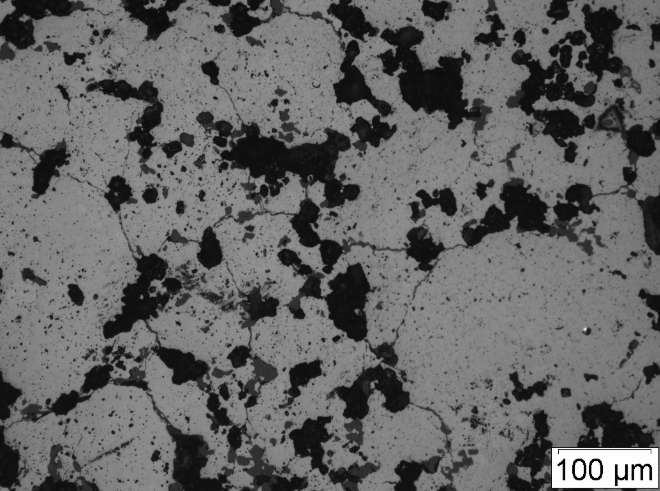
#> input picture Optimization_3D_structure/EXP IMG/connected_77.png, 660 x 491 px
$ python -i statistics.py   (imports and definitions only)
#> lines starting #> are read from the running program, lines starting #| are printed output that depends on the picture; after the words box and inside, x2 and y2 are one past the last pixel; in counts of white or black regions, pixels touching at a corner belong together
"""
core/statistics.py
==================
Statistical comparison functions for morphological validation of simulated
microstructures against experimental images (SEM, tomography slices, etc.).

Functions
---------
extract_pore_sizes(image_path, area_threshold)
    Extract equivalent diameters of pore regions from a greyscale image.

count_pores_in_grid(image_path, grid_size)
    Count pores per cell in an N×N spatial grid.

compare_images(path_real, path_simulated, grid_size)
    Compute KS + Chi² similarity scores between two images.

evaluate_slices(array3d, experimental_image_path, n_slices, grid_size)
    Slice a 3-D array, compare each slice to the experimental image,
    and return best / worst / average score.

plot_area_distribution(image_path_1, image_path_2, output_path)
    Save a histogram of pore areas for two images side by side.
"""

from __future__ import annotations

import os
import shutil
from pathlib import Path
from typing import Dict, List, Tuple

import numpy as np
from PIL import Image
from scipy.stats import chisquare, ks_2samp
from skimage.filters import threshold_otsu
from skimage.measure import label, regionprops
import matplotlib
# [1 line not run here, left out]
import matplotlib.pyplot as plt


# ---------------------------------------------------------------------------
# Low-level feature extractors
# ---------------------------------------------------------------------------

def _robust_threshold(arr: np.ndarray) -> float:
    """Pore/matrix split that survives binary inputs.

    `threshold_otsu` returns 0 on a perfectly bimodal `[0, 255]` image because
    its inter-class-variance maximum is degenerate; downstream `arr < 0`
    then selects no pixels at all and pore detection silently returns empty.
    For binary or near-binary inputs (≤ 2 unique values) we fall back to the
    midpoint of the two intensities; otherwise we use Otsu as before.
    """
    unique = np.unique(arr)
    if unique.size <= 2:
        if unique.size == 1:
            return float(unique[0]) - 0.5     # all-one-value image: degenerate, no pores
        return float(unique.mean())            # midpoint of the two grey levels
    return float(threshold_otsu(arr))


def _normalize(arr: np.ndarray) -> np.ndarray:
    """Min-max rescale *arr* to [0, 255] uint8.

    Ensures that images with different background brightness (e.g. synthetic
    white-background slices vs. grey-background SEM images) are treated
    consistently before Otsu thresholding.
    """
    lo, hi = float(arr.min()), float(arr.max())
    if hi == lo:
        return np.zeros_like(arr, dtype=np.uint8)
    return ((arr.astype(np.float32) - lo) / (hi - lo) * 255).astype(np.uint8)


def extract_pore_sizes(
    image_path: str,
    area_threshold: int = 30,
    um_per_px: float = 1.0,
) -> np.ndarray:
    """Return equivalent diameters of pore regions detected in *image_path*.

    Parameters
    ----------
    image_path:
        Path to a greyscale (or RGB converted to L) image.
    area_threshold:
        Minimum region area in pixels.  Smaller regions are treated as noise.
        Lower → more noise; higher → fewer statistics.
    um_per_px:
        Scale factor to convert pixels to physical units. Resulting diameters
        will be in these units.

    Returns
    -------
    np.ndarray of shape (N,) with equivalent diameters ``2 * sqrt(A/π) * um_per_px``.
    """
#> called with area_threshold = 30, um_per_px = 1
    img = Image.open(image_path).convert("L")
    arr = _normalize(np.array(img))           # contrast-normalize before Otsu
#> in _normalize, `lo, hi = float(arr.min()), float(arr.max())`: lo = 0; hi = 254
    thresh = _robust_threshold(arr)
#> in _robust_threshold, `unique = np.unique(arr)`: unique = 239 values from 0 to 255
#> thresh = 78
    binary = arr < thresh                     # pores are dark
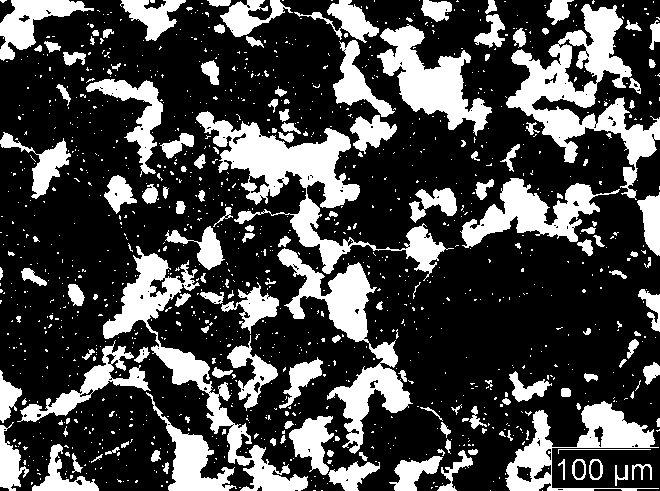
#> binary: shape (491, 660) bool; 28.2% white; 1227 white regions (1071 under 20 px)
    labeled = label(binary)
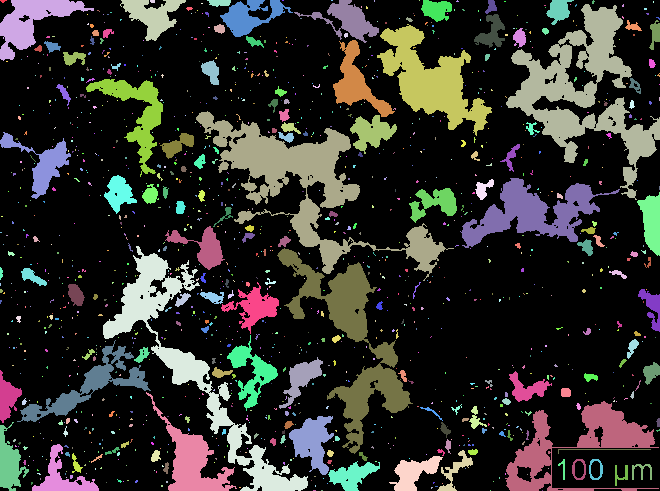
#> labeled: shape (491, 660) int32; 1228 distinct labels, from 0 to 1227; one colour per label, 0 black
    props = regionprops(labeled)
#> props = 1227 regions; largest, box (x1, y1, x2, y2) and area: (196, 111, 454, 281) 9749, (506, 4, 660, 200) 9323, (103, 246, 308, 491) 7228, (277, 248, 413, 454) 6791, (377, 24, 492, 136) 5199
    sizes = [
        np.sqrt(p.area / np.pi) * 2 * um_per_px
        for p in props
        if p.area >= area_threshold
    ]
#> sizes = 122 values, max 111.4 at index 33, min 6.28 at index 84, mean 21.11
    return np.array(sizes)


# [275 lines left out: functions count_pores_in_grid, compare_images, evaluate_slices, plot_area_distribution, not called in this run]

>>> result = extract_pore_sizes('../../Optimization_3D_structure/EXP IMG/connected_77.png')
#> result has the same summary as sizes in extract_pore_sizes
